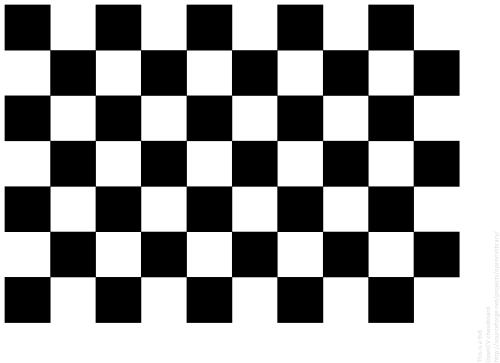
#> input picture opencv_3/images/qipu.jpg, 500 x 363 px, found by its file name
$ jupyter execute '图像特征提取与描述.ipynb'
#> lines starting #> are read from the running program, lines starting #| are printed output that depends on the picture; after the words box and inside, x2 and y2 are one past the last pixel; in counts of white or black regions, pixels touching at a corner belong together
[cell 1]
#Harris 角点检测
import cv2
import numpy as np
img=cv2.imread('../images/qipu.jpg')
#> img is the input picture: shape (363, 500, 3); min 0, max 255, mean 152.1

[cell 2]
gray=cv2.cvtColor(img,cv2.COLOR_BGR2GRAY)
gray=np.float32(gray)
dst=cv2.cornerHarris(gray,2,3,0,0.04)
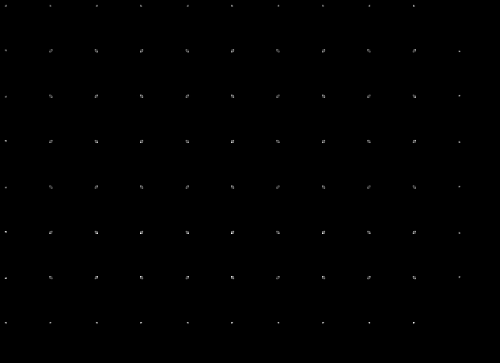
#> dst: shape (363, 500) float32; min 0, max 445589600, mean 608074.5; drawn with min black and max white
dst=cv2.dilate(dst,None)
img[dst>0.01*dst.max()]=[0,0,255]
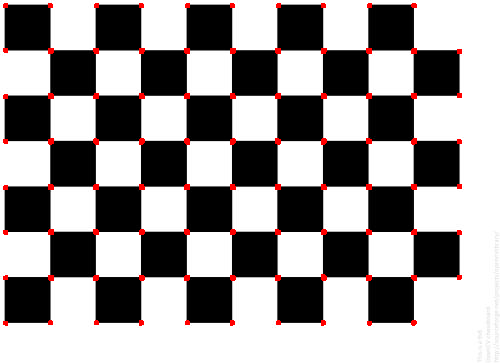
#> img: shape (363, 500, 3); 1.47% of pixels changed, all inside (x1, y1, x2, y2) = (3, 3, 462, 326)
cv2.imshow('dst',img)
if cv2.waitKey(0)&0xff==27:
#> (key Esc is pressed here)
    cv2.destroyAllWindows()

[cell 3]
#亚像素级精确度的角点
#cv2.cornerSubPix()

[cell 4]
#Shi-Tomasi 角点检测
#cv2.goodFeatureToTrack()
import cv2
import numpy as np
from matplotlib import pyplot as plt
img=cv2.imread('../images/29.jpg')
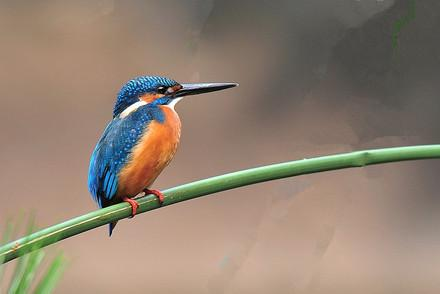
#> input picture opencv_3/images/29.jpg, 440 x 294 px, found by its file name
#> img is the input picture: shape (294, 440, 3); mean B, G, R 113.9, 129.5, 145.4
gray=cv2.cvtColor(img,cv2.COLOR_BGR2GRAY)
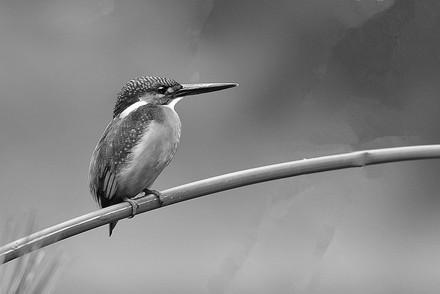
#> gray: shape (294, 440); min 1, max 255, mean 132.5
corners=cv2.goodFeaturesToTrack(gray,25,0.1,34)
#> corners = [[181, 87], [108, 224], [144, 193], [139, 98], [235, 85], [133, 140], [3, 262], [104, 190], [304, 159]]
corners=np.int0(corners)

for i in corners:
    x,y=i.ravel()
    cv2.circle(img,(x,y),3,255,-1)
#> this loop made 9 passes
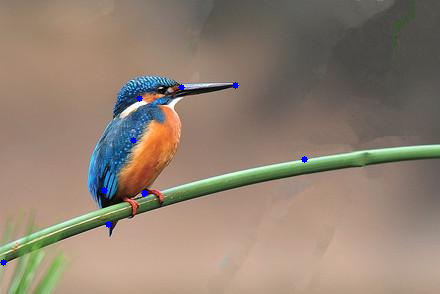
#> img: shape (294, 440, 3); 0.2% of pixels changed, all inside (x1, y1, x2, y2) = (0, 82, 308, 266)
plt.imshow(img),plt.show()
